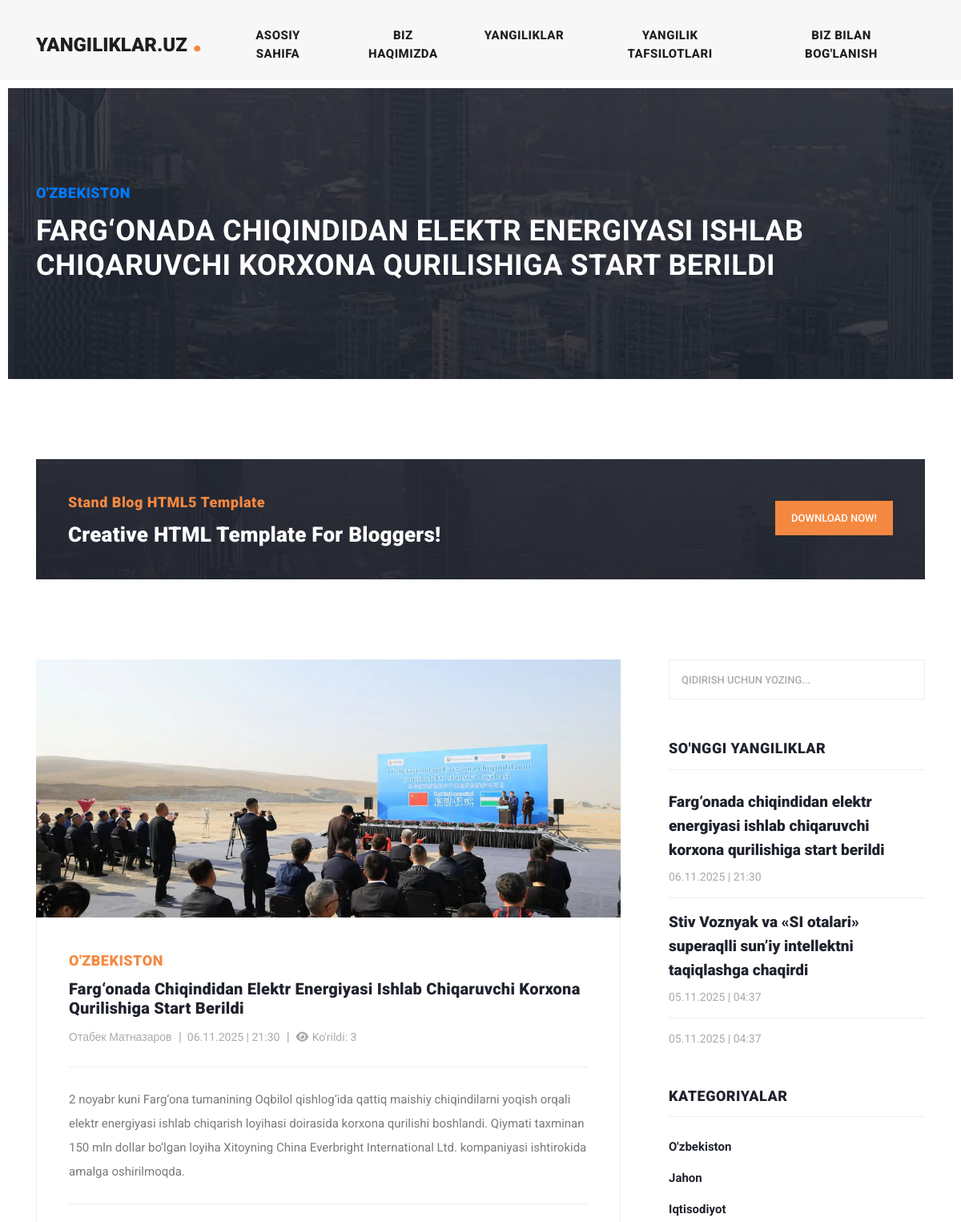
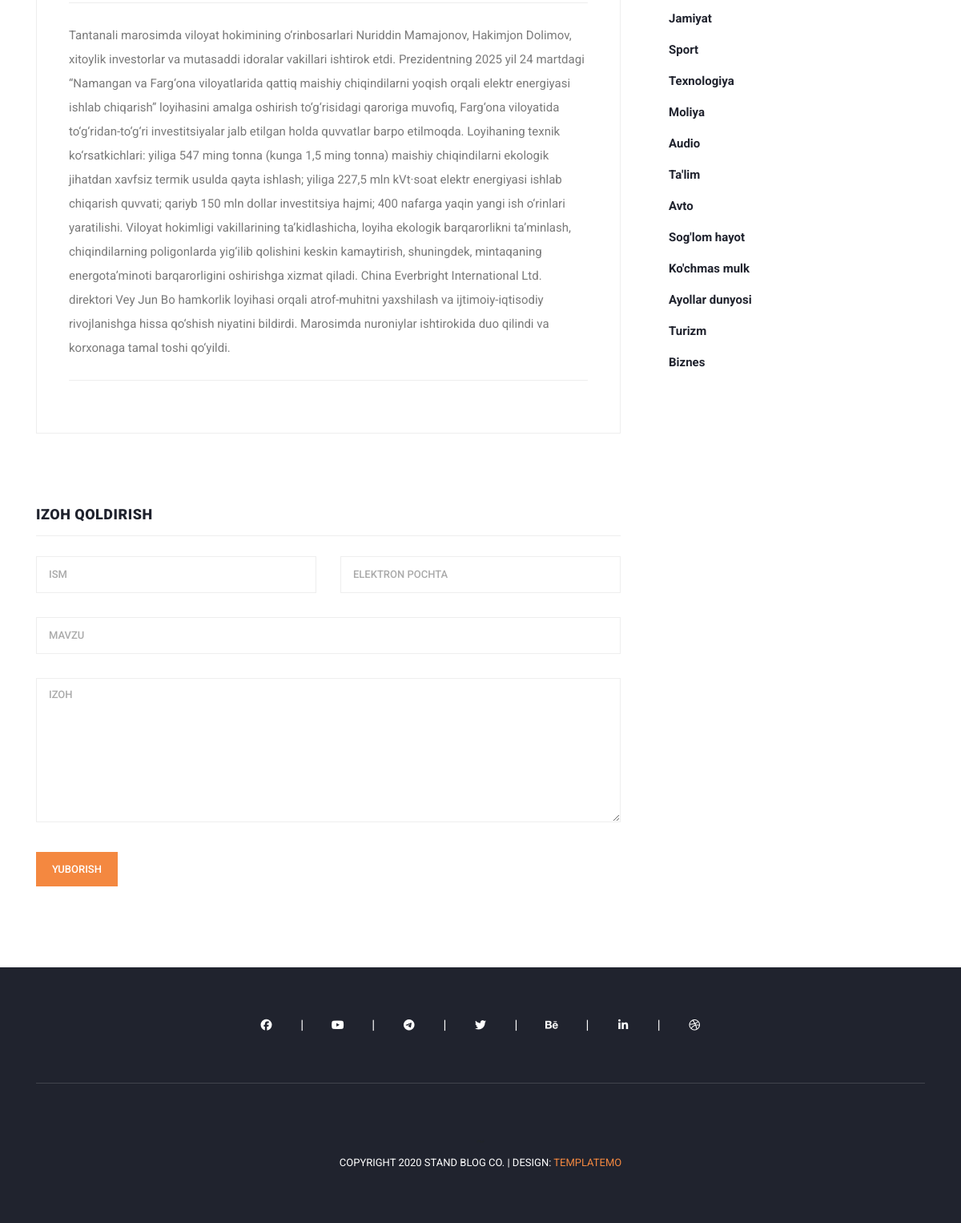
The app's page /?controller=news_view&id=1 with its own data (2 pictures, top to bottom).
### tables this page shows
CREATE TABLE `menu` (
    `id` INTEGER PRIMARY KEY AUTOINCREMENT,
    `name` VARCHAR(255) NOT NULL,
    `position` INTEGER DEFAULT NULL,
    `url` VARCHAR(255) DEFAULT NULL,
    `status` BOOLEAN DEFAULT TRUE
);

CREATE TABLE `news`
(
    `id`          INTEGER PRIMARY KEY AUTOINCREMENT,
    `author_id`   INTEGER NOT NULL,
    `is_banner`   INTEGER DEFAULT 0 CHECK (is_banner IN (0, 1)), -- 0=yo'q, 1=ha
    `title`       TEXT    NOT NULL,
    `description` TEXT,
    `category_id` INTEGER NOT NULL,
    `image`       TEXT    DEFAULT NULL,
    `body`        TEXT    DEFAULT NULL,
    `seen_count`  INTEGER DEFAULT 0 CHECK (seen_count >= 0),
    `created_at`  TEXT    DEFAULT (datetime('now', '+5 hours')), -- sqlite da datetime turi yo'q
    `updated_at`  TEXT    DEFAULT (datetime('now', '+5 hours')),
    `status`      INTEGER DEFAULT 1 CHECK (status IN (0, 1))    -- 0=nofaol, 1=faol

);

CREATE TABLE `category`
(
    `id`     INTEGER PRIMARY KEY AUTOINCREMENT,
    `name`   TEXT NOT NULL,
    `status` BOOLEAN DEFAULT TRUE
);

CREATE TABLE `author`
(
  `id` INTEGER PRIMARY KEY AUTOINCREMENT,
  `name` VARCHAR(100) NOT NULL,
  `status` BOOLEAN DEFAULT TRUE
);

CREATE TABLE `social`
(
    `id`       INTEGER PRIMARY KEY AUTOINCREMENT,
    `name`     TEXT(255) NOT NULL,     -- nomi
    `url`      TEXT(255) DEFAULT NULL, -- manzili
    `icon_class` TEXT(255) DEFAULT NULL, -- ikonkasi
    `position` INTEGER   DEFAULT NULL,
    `status`   BOOLEAN   DEFAULT 1     -- yoqib/o'chirish uchun statusi
);

### views/widgets/view-main-content.php (the view)
<section class="call-to-action">
    <div class="container">
        <div class="row">
            <div class="col-lg-12">
                <div class="main-content">
                    <div class="row">
                        <div class="col-lg-8">
                            <span>Stand Blog HTML5 Template</span>
                            <h4>Creative HTML Template For Bloggers!</h4>
                        </div>
                        <div class="col-lg-4">
                            <div class="main-button">
                                <a rel="nofollow" href="https://templatemo.com/tm-551-stand-blog" target="_parent">Download
                                    Now!</a>
                            </div>
                        </div>
                    </div>
                </div>
            </div>
        </div>
    </div>
</section>
<section class="blog-posts grid-system">
    <div class="container">
        <div class="row">
            <div class="col-lg-8">
                <div class="all-blog-posts">
                    <div class="row">
                        <div class="col-lg-12">
                            <div class="blog-post">
                                <div class="blog-thumb">
                                    <?php $image = getImage('news', $newsItem['news_id'], $newsItem['rasm']); ?>
                                    <a>
                                        <img src="<?= $image; ?>"
                                             style="height: 322px; width: 730px; object-fit: cover"
                                             alt="<?= $newsItem['sarlavha']; ?> ">
                                    </a>
                                </div>
                                <div class="down-content">
                                    <span> <?= $newsItem['kategoriya']; ?> </span>
                                    <a><h4> <?= $newsItem['sarlavha'] ?> </h4></a>
                                    <ul class="post-info">
                                        <li><a href="#"> <?= $newsItem['muallif'] ?> </a></li>
                                        <li>
                                            <a> <?= date('d.m.Y  |  H:i', strtotime($newsItem['yaratilgan_vaqti'])); ?> </a>
                                        </li>
                                        <li><a> <i class="fas fa-eye"></i>
                                                Ko'rildi: <?= $newsItem['kurishlar_soni']; ?> </a></li>
                                    </ul>
                                    <p> <?= $newsItem['qisqa_tavsif'] ?> </p>
                                    <p> <?= $newsItem['yangilik_matni'] ?> </p>
                                </div>
                            </div>
                        </div>
                        <div class="col-lg-12">
                            <div class="sidebar-item submit-comment">
                                <div class="sidebar-heading">
                                    <h2>Izoh qoldirish</h2>
                                </div>
                                <div class="content">
                                    <form id="comment" action="#" method="post">
                                        <div class="row">
                                            <div class="col-md-6 col-sm-12">
                                                <fieldset>
                                                    <input name="name" type="text" id="name"
                                                           placeholder="Ism"
                                                           required="">
                                                </fieldset>
                                            </div>
                                            <div class="col-md-6 col-sm-12">
                                                <fieldset>
                                                    <input name="email" type="text" id="email"
                                                           placeholder="Elektron pochta"
                                                           required="">
                                                </fieldset>
                                            </div>
                                            <div class="col-md-12 col-sm-12">
                                                <fieldset>
                                                    <input name="subject" type="text" id="subject"
                                                           placeholder="Mavzu">
                                                </fieldset>
                                            </div>
                                            <div class="col-lg-12">
                                                <fieldset>
                                                    <textarea name="message" rows="6" id="message"
                                                              placeholder="Izoh" required=""></textarea>
                                                </fieldset>
                                            </div>
                                            <div class="col-lg-12">
                                                <fieldset>
                                                    <button type="submit" id="form-submit" class="main-button">Yuborish
                                                    </button>
                                                </fieldset>
                                            </div>
                                        </div>
                                    </form>
                                </div>
                            </div>
                        </div>
                    </div>
                </div>
            </div>
            <div class="col-lg-4">
                <?php require_once __DIR__ . '/sidebar.php'; ?>
            </div>
        </div>
    </div>
</section>
<div class="col-lg-4">

### views/widgets/header.php (shortened to what the rows shown need)
<!DOCTYPE html>
<html lang="uz">
<head>
    <link href="vendor/bootstrap/css/bootstrap.min.css" rel="stylesheet">
    <link rel="stylesheet" href="assets/css/all.min.css">
    <link rel="stylesheet" href="assets/css/fontawesome.css">
    <link rel="stylesheet" href="assets/css/templatemo-stand-blog.css">
    <link rel="stylesheet" href="assets/css/owl.css">
</head>
<body>
<header class="">
    <nav class="navbar navbar-expand-lg">
        <div class="container">
            <a class="navbar-brand" href="/">
                <h2> <?= SITE_NAME ?? 'Sayt nomi'; ?> <em>.</em></h2>
            </a>
            <div class="collapse navbar-collapse" id="navbarResponsive">
                <ul class="navbar-nav ml-auto">
                    <?php if (!empty($menus)): ?>
                        <?php foreach ($menus as $menu): ?>
                            <li class="nav-item">
                                <a class="nav-link" href="<?= $menu['url']; ?>">
                                    <?= $menu['name']; ?>
                                </a>
                            </li>
                        <?php endforeach; ?>
                    <?php endif; ?>
                </ul>
            </div>
        </div>
    </nav>
</header>

### views/widgets/view-main-banner.php (shortened to what the rows shown need)
<div class="heading-page header-text">
    <section class="page-heading">
        <div class="container">
            <div class="row">
                <div class="col-lg-12">
                    <div class="text-content">
                        <h4>
                            <a href="?controller=category&cat=<?= urlencode($newsItem['kategoriya']); ?>"
                               class="category-link">
                                <?= htmlspecialchars($newsItem['kategoriya']); ?>
                            </a>
                        </h4>
                        <h2> <?= $newsItem['sarlavha']; ?> </h2>
                    </div>
                </div>
            </div>
        </div>
    </section>
</div>

### views/widgets/sidebar.php (shortened to what the rows shown need)
<div class="sidebar">
    <div class="row">
        <div class="col-lg-12">
            <div class="sidebar-item search">
                <form id="search_form" name="gs" method="GET" action="#">
                    <input type="text" name="q" class="searchText" placeholder="qidirish uchun yozing..."
                           autocomplete="on">
                </form>
            </div>
        </div>
        <div class="col-lg-12">
            <div class="sidebar-item recent-posts">
                <div class="sidebar-heading">
                    <h2>So'nggi yangiliklar</h2>
                </div>
                <div class="content">
                    <ul>
                        <?php if (!empty($news)): ?>
                            <?php foreach ($news as $news_item): ?>
                                <li>
                                    <a href="?controller=news_view&id=<?= htmlspecialchars($news_item['news_id']) ?>">
                                        <h5> <?= htmlspecialchars($news_item['sarlavha']); ?> </h5>
                                        <span><?= date('d.m.Y  |  H:i', strtotime($news_item['yaratilgan_vaqti'])); ?></span>
                                    </a>
                                </li>
                            <?php endforeach; ?>
                        <?php else: echo 'news massivi null!'; ?>
                        <?php endif; ?>
                    </ul>
                </div>
            </div>
        </div>
        <div class="col-lg-12">
            <div class="sidebar-item categories">
                <div class="sidebar-heading">
                    <h2>Kategoriyalar</h2>
                </div>
                <div class="content">
                    <ul>
                        <?php if (!empty($categories)): ?>
                            <?php foreach ($categories as $category): ?>
                                <li><a href="#"> <?= $category['name'] ?> </a></li>
                            <?php endforeach; ?>
                        <?php endif; ?>
                    </ul>
                </div>
            </div>
        </div>
    </div>
</div>

### views/widgets/footer.php (shortened to what the rows shown need)
</div>
<footer>
    <div class="container">
        <div class="row">
            <div class="col-lg-12">
                <ul class="social-icons">
                    <?php if (!empty($socials)) : ?>
                        <?php foreach ($socials as $social) : ?>
                            <li>
                                <a href="<?= $social['url'] ?>" target="_blank">
                                    <i class="<?= $social['icon_class']; ?>>"></i>
                                </a>
                            </li>
                        <?php endforeach; ?>
                    <?php endif; ?>
                </ul>
            </div>
            <div class="col-lg-12">
                <div class="copyright-text">~
                    <p>Copyright 2020 Stand Blog Co.
                        | Design: <a rel="nofollow" href="https://templatemo.com" target="_parent">TemplateMo</a></p>
                </div>
            </div>
        </div>
    </div>
</footer>
</body>
</html>

### records on screen
menu: name "ASOSIY SAHIFA"
menu: name "BIZ HAQIMIZDA"
menu: name "YANGILIKLAR"
menu: name "YANGILIK TAFSILOTLARI"
menu: name "BIZ BILAN BOG'LANISH"
news: category.name "O'ZBEKISTON", title "FARG‘ONADA CHIQINDIDAN ELEKTR ENERGIYASI ISHLAB CHIQARUVCHI KORXONA QURILISHIGA START BERILDI", id+image (picture), title "Farg‘onada Chiqindidan Elektr Energiyasi Ishlab Chiqaruvchi Korxona Qurilishiga Start Berildi", author.name "Отабек Матназаров", created_at "06.11.2025 | 21:30", seen_count "3", description "2 noyabr kuni Farg‘ona tumanining Oqbilol qishlog‘ida qattiq maishiy chiqindilarni yoqish orqali elektr energiyasi ishlab chiqarish loyihasi doirasida korxona qurilishi boshlandi. Qiymati taxminan 150 mln dollar bo‘lgan loyiha Xitoyning China Everbright International Ltd. kompaniyasi ishtirokida amalga oshirilmoqda.", body "Tantanali marosimda viloyat hokimining o‘rinbosarlari Nuriddin Mamajonov, Hakimjon Dolimov, xitoylik investorlar va mutasaddi idoralar vakillari ishtirok etdi. Prezidentning 2025 yil 24 martdagi “Namangan va Farg‘ona viloyatlarida qattiq maishiy chiqindilarni yoqish orqali elektr energiyasi ishlab chiqarish” loyihasini amalga oshirish to‘g‘risidagi qaroriga muvofiq, Farg‘ona viloyatida to‘g‘ridan-to‘g‘ri investitsiyalar jalb etilgan holda quvvatlar barpo etilmoqda. Loyihaning texnik ko‘rsatkichlari: yiliga 547 ming tonna (kunga 1,5 ming tonna) maishiy chiqindilarni ekologik jihatdan xavfsiz termik usulda qayta ishlash; yiliga 227,5 mln kVt·soat elektr energiyasi ishlab chiqarish quvvati;…", title "Farg‘onada chiqindidan elektr energiyasi ishlab chiqaruvchi korxona qurilishiga start berildi"
news: title "Stiv Voznyak va «SI otalari» superaqlli sun’iy intellektni taqiqlashga chaqirdi", created_at "05.11.2025 | 04:37"
news: created_at "05.11.2025 | 04:37"
category: name "O'zbekiston"
category: name "Jahon"
category: name "Iqtisodiyot"
category: name "Jamiyat"
category: name "Sport"
category: name "Texnologiya"
category: name "Moliya"
category: name "Audio"
category: name "Ta'lim"
category: name "Avto"
category: name "Sog'lom hayot"
category: name "Ko'chmas mulk"
category: name "Ayollar dunyosi"
category: name "Turizm"
category: name "Biznes"

### other values on screen
SITE_NAME "YANGILIKLAR.UZ"
